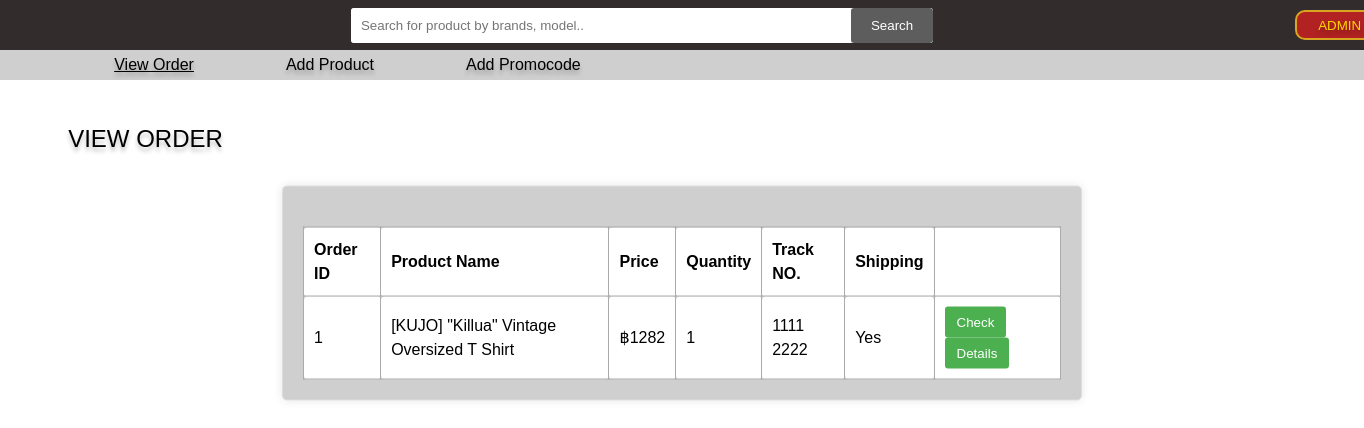
Screenshot of /admin/viewOrder.php (signed in) with the database file from the repository.
### tables this page shows
CREATE TABLE `container` (
  `prod_ID` int(10) UNSIGNED NOT NULL COMMENT 'Product''s ID',
  `amount` int(11) NOT NULL COMMENT 'Product''s Amount in Order',
  `tracking_no` varchar(20) NOT NULL DEFAULT '-' COMMENT 'Tracking Number',
  `deliveryStatus` tinyint(1) NOT NULL DEFAULT '0' COMMENT 'Delivery''s Status',
  `order_ID` int(10) UNSIGNED NOT NULL COMMENT 'Order''s ID'
);

CREATE TABLE `orders` (
  `order_ID` int(10) UNSIGNED NOT NULL COMMENT 'Order''s ID',
  `user_ID` int(10) UNSIGNED NOT NULL COMMENT 'User''s ID',
  `payment_ID` int(10) UNSIGNED DEFAULT NULL COMMENT 'Payment''s ID',
  `deliveryAddress` varchar(100) NOT NULL COMMENT 'Address for Delivery',
  `phone` int(11) NOT NULL COMMENT 'Phone Number',
  `order_date` datetime NOT NULL DEFAULT CURRENT_TIMESTAMP COMMENT 'Ordering Date',
  `code_ID` int(10) UNSIGNED DEFAULT NULL COMMENT 'Code''s ID'
);

CREATE TABLE `product` (
  `prod_ID` int(10) UNSIGNED NOT NULL COMMENT 'Product''s ID',
  `prod_name` varchar(100) NOT NULL COMMENT 'Product''s Name',
  `prod_detail` varchar(300) NOT NULL COMMENT 'Product''s Detail',
  `prod_price` varchar(10) NOT NULL COMMENT 'Product''s Price',
  `amount` int(11) NOT NULL COMMENT 'Amount of Product',
  `image` varchar(200) DEFAULT NULL COMMENT 'Product''s Image',
  `prod_type` varchar(10) NOT NULL COMMENT 'Product''s Type',
  `M_ID` int(11) UNSIGNED NOT NULL COMMENT 'Manager''s ID'
);

### admin/viewOrder.php (the view, shortened to what this page needs)
<?php
    include("/MAMP/htdocs/project/connect.php");
?>
<!doctype html>
<html>
    <head>
        <link rel="stylesheet" href="/project/admin/css/viewOrder.css">
    </head>
    <body>
        <div class="header">
            <form action="/project/admin/search.php" method="post">
                <div class="search-bar">
                    <input type="search" name="searchTxt" placeholder="Search for product by brands, model..">
                    <button type="submit" name="search">Search</button>
                </div>
            </form>
            <div class="head_admin">
                <form action="/project/admin/logout.php" method="post">
                    <button type="submit" name="admin">ADMIN</button>
                </form>
            </div>
        </div>
        <div>
            <ul>
                <li class="active"><a href="/project/admin/viewOrder.php">View Order</a></li>
                <li><a href="/project/admin/html/add_product.html">Add Product</a></li>
                <li><a href="/project/admin/addPromo.php">Add Promocode</a></li>
            </ul>
        </div>
        <div class="vieworder">
            <text> VIEW ORDER </text>
        </div>
        <section>
        <table>
            <thead>
                <tr>
                    <th>Order ID</th>
                    <th>Product Name</th>
                    <th>Price</th>
                    <th>Quantity</th>
                    <th>Track NO.</th>
                    <th>Shipping</th>
                    <th></th>
                </tr>
            </thead>
            <?php
                $srch_order = "SELECT p.prod_ID, p.prod_name, p.prod_price, c.amount, c.tracking_no, c.deliveryStatus, o.order_ID
                            FROM (product p JOIN container c ON p.prod_ID = c.prod_ID) JOIN orders o ON o.order_ID = c.order_ID
                            ORDER BY o.order_ID, p.prod_ID ASC";
                if($result = $mysqli->query($srch_order)){
                    while($row = $result->fetch_array()){
                            $order_ID = $row["order_ID"];
                            $prod_ID = $row["prod_ID"];
                            $prod_name = $row["prod_name"];
                            $prod_price = $row["prod_price"];
                            $amount = $row["amount"];
                            $track_no = $row['tracking_no'];
                            if($row['deliveryStatus'] == 0){
                                $delStatus = "No";
                            }else{
                                $delStatus = "Yes";
                            }
                            echo "<tr>
                                    <td>$order_ID</td>
                                    <td>$prod_name</td>
                                    <td>฿$prod_price</td>
                                    <td>$amount</td>
                                    <td>$track_no</td>
                                    <td id='shippingStatus1'>$delStatus</td>
                                    <td>
                                        <a href='/project/admin/updateShip.php?pid=$prod_ID&oid=$order_ID'>
                                            <button class='edit-button'>Check</button>
                                        </a>
                                        <a href='/project/admin/order_detail.php?pid=$prod_ID&oid=$order_ID'>
                                            <button class='edit-button'>Details</button>
                                        </a>
                                    </td>
                                </tr>";
                    }
                }
            ?>
        </table>
    </section>
    </body>
</html>

### admin/css/viewOrder.css (style rules this page uses)
* { margin: 0; padding: 0; box-sizing: border-box; font-family:sans-serif; }
body { margin: 0; padding: 0; line-height: 1.5em; }
.header { background: #322C2C; font-family: Arial; height: 50px; display: flex; flex-direction: row; justify-content: center; align-items: center; position: relative; }
.search-bar { display: flex; background-color: #fff; border-radius: 3px; overflow: hidden; }
.search-bar input { padding: 10px; border: none; border-radius: 3px; width: 500px; }
.search-bar button { padding: 10px 20px; border: none; background-color: #5d5d5d; color: white; border-radius: 3px; cursor: pointer; }
ul { list-style-type: none; background-color: rgba(148, 148, 148, 0.45); height: 30px; width: 100%; }
li { float: left; border: 0px; position: relative; left: 5%; padding: 0px 30px 0px 30px; }
li a { color: #000; display: block; text-align: center; padding: 3px 16px; text-decoration: none; text-shadow: 0px 4px 4px rgba(0, 0, 0, 0.25); }
.active { text-decoration: underline; }
.vieworder { width: 197px; height: 21px; position: relative; left: 5%; transform: translateY(45px); }
.vieworder text { color: #000; text-align: center; text-shadow: 0px 4px 4px rgba(0, 0, 0, 0.25); font-size: 24px; font-style: normal; font-weight: 400; line-height: normal; text-wrap: nowrap; }
.head_admin { position: relative; left: 26.5%; text-align: center; text-shadow: 0px 4px 4px rgba(0, 0, 0, 0.25); text-decoration: none; }
.head_admin button { color: gold; text-shadow: 0px 4px 4px rgba(0, 0, 0, 0.25); text-decoration: none; background-color: firebrick; border: goldenrod solid 2px; border-radius: 10px; width: 90px; height: 30px; }
section { max-width: 800px; margin: 20px auto; background-color: rgba(148, 148, 148, 0.45); box-shadow: 0 0 10px rgba(0, 0, 0, 0.1); border: 1px solid #ddd; border-radius: 5px; padding: 20px; transform: translateY(30%); }
table { width: 100%; border-collapse: collapse; margin-top: 20px; }
th, td { border: 1px solid #acabab; padding: 10px; text-align: left; border-radius: 4px; }
th { background-color: #ffffff; }
tr { background-color: #ffffff; }
.edit-button { cursor: pointer; background-color: #4caf50; color: #fff; border: none; padding: 8px 12px; border-radius: 3px; }

### rows the page displays
container: order_ID.order_ID "1", prod_ID.prod_name "[KUJO] \"Killua\" Vintage Oversized T Shirt", prod_ID.prod_price "1282", amount "1", tracking_no "1111 2222", deliveryStatus "Yes"
